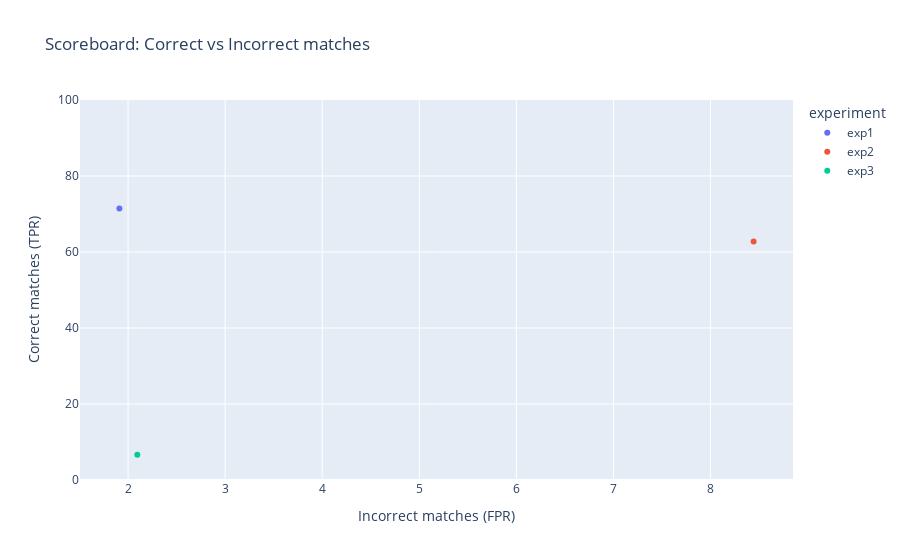

The code cell stored with this chart in its notebook:
### Code cell
# Eredmények ábrázolása a score boardon
fig = px.scatter(df, x='FPR', y='TPR', 
    color='experiment', 
    range_y=[0,100],
    labels={
        "FPR": "Incorrect matches (FPR)",
        "TPR": "Correct matches (TPR)",
    },
    title="Scoreboard: Correct vs Incorrect matches")
fig.show()

### Figure 1 — Plotly figure (JSON) as saved in the notebook; plotly's stock layout.template omitted (floating-point values rounded to 4 significant figures)
{"data": [{"hovertemplate": "experiment=exp1<br>Incorrect matches (FPR)=%{x}<br>Correct matches (TPR)=%{y}<extra></extra>", "legendgroup": "exp1", "marker": {"color": "#636efa", "symbol": "circle"}, "mode": "markers", "name": "exp1", "orientation": "v", "showlegend": true, "type": "scatter", "x": [1.911], "xaxis": "x", "y": [71.46], "yaxis": "y"}, {"hovertemplate": "experiment=exp2<br>Incorrect matches (FPR)=%{x}<br>Correct matches (TPR)=%{y}<extra></extra>", "legendgroup": "exp2", "marker": {"color": "#EF553B", "symbol": "circle"}, "mode": "markers", "name": "exp2", "orientation": "v", "showlegend": true, "type": "scatter", "x": [8.443], "xaxis": "x", "y": [62.78], "yaxis": "y"}, {"hovertemplate": "experiment=exp3<br>Incorrect matches (FPR)=%{x}<br>Correct matches (TPR)=%{y}<extra></extra>", "legendgroup": "exp3", "marker": {"color": "#00cc96", "symbol": "circle"}, "mode": "markers", "name": "exp3", "orientation": "v", "showlegend": true, "type": "scatter", "x": [2.095], "xaxis": "x", "y": [6.667], "yaxis": "y"}], "layout": {"legend": {"title": {"text": "experiment"}, "tracegroupgap": 0}, "title": {"text": "Scoreboard: Correct vs Incorrect matches"}, "xaxis": {"anchor": "y", "domain": [0, 1], "title": {"text": "Incorrect matches (FPR)"}}, "yaxis": {"anchor": "x", "domain": [0, 1], "range": [0, 100], "title": {"text": "Correct matches (TPR)"}}}}
